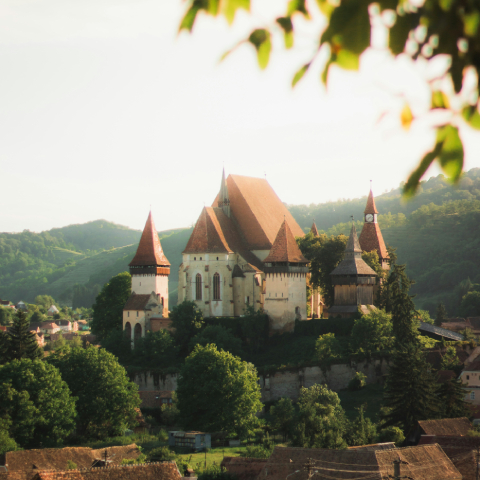
#> input picture image_assets/image1.jpg, 480 x 480 px, found by its file name
$ python '1. canny_edge_detection.py'
#> lines starting #> are read from the running program, lines starting #| are printed output that depends on the picture; after the words box and inside, x2 and y2 are one past the last pixel; in counts of white or black regions, pixels touching at a corner belong together
import cv2

image = cv2.imread('image_assets/image1.jpg')
#> image is the input picture: shape (480, 480, 3); mean B, G, R 124.3, 140.6, 142.5
image2 = cv2.imread('image_assets/image1.jpg', cv2.IMREAD_GRAYSCALE)
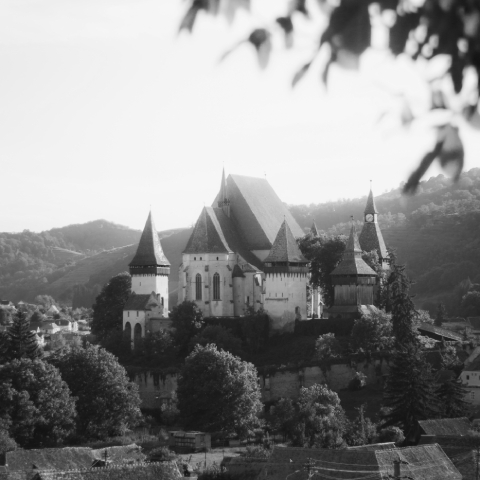
#> image2: shape (480, 480); min 18, max 249, mean 139.3

if image is not None:
  canny = cv2.Canny(image, 50, 150)
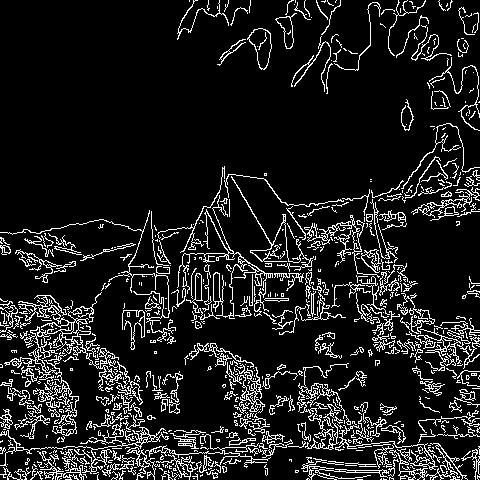
#> canny: shape (480, 480); 11.6% white in thin lines or dots

  cv2.imshow("Original Image", image)
  cv2.imshow("GrayScale Image", image2)
  cv2.imshow("Canny Image", canny)

  cv2.imwrite("image_assets/canny_edge_detection.jpg", canny)

  cv2.waitKey(0)
  cv2.destroyAllWindows()

else:
  print("Couldn't load image.")

$ run again, with image_assets/image2.jpg copied over image_assets/image1.jpg
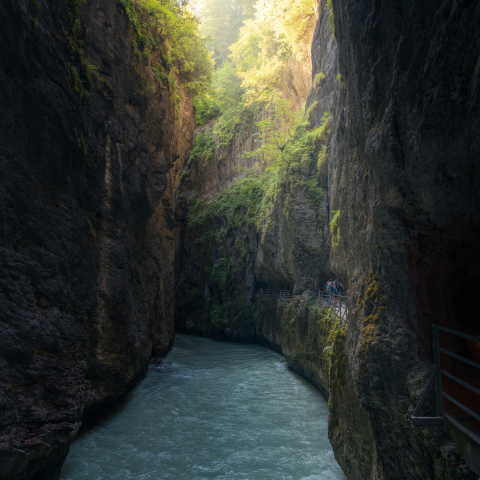
#> input picture image_assets/image2.jpg, 480 x 480 px, found by its file name
#> image is the input picture: shape (480, 480, 3); mean B, G, R 49.5, 55, 50.8
#> `image2 = cv2.imread('image_assets/image1.jpg', cv2.IMREAD_GRAYSCALE)`:
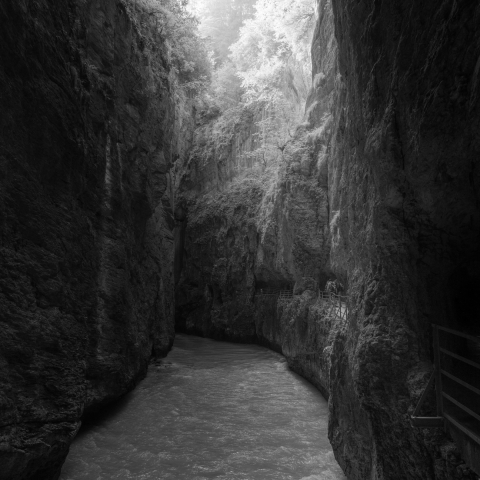
#> image2: shape (480, 480); min 0, max 254, mean 53.1
#> `canny = cv2.Canny(image, 50, 150)`:
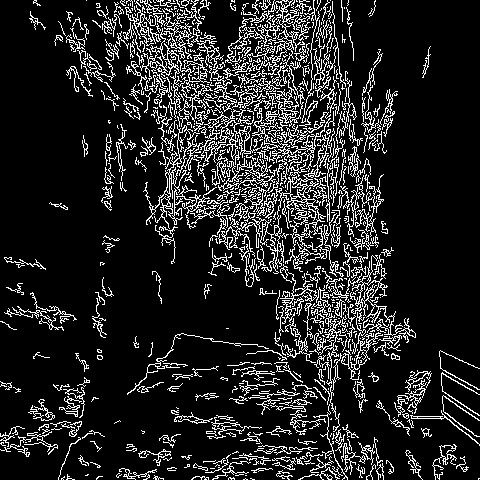
#> canny: shape (480, 480); 14.1% white in thin lines or dots

$ run again, with image_assets/image3.jpg copied over image_assets/image1.jpg
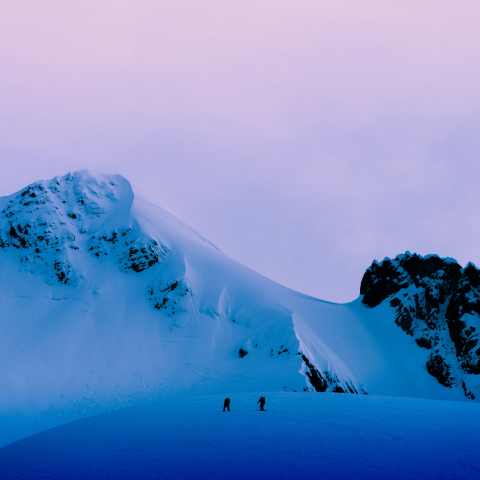
#> input picture image_assets/image3.jpg, 480 x 480 px, found by its file name
#> image is the input picture: shape (480, 480, 3); mean B, G, R 197.9, 143, 113.5
#> `image2 = cv2.imread('image_assets/image1.jpg', cv2.IMREAD_GRAYSCALE)`:
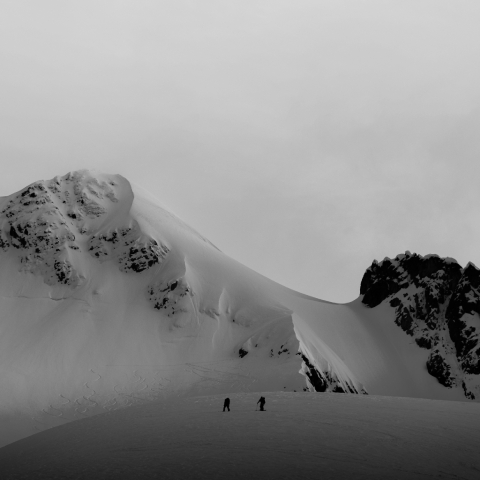
#> image2: shape (480, 480); min 0, max 214, mean 140.4
#> `canny = cv2.Canny(image, 50, 150)`:
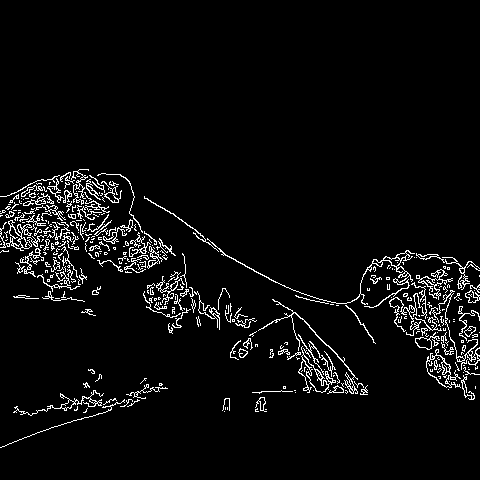
#> canny: shape (480, 480); 4.5% white in thin lines or dots, all inside (x1, y1, x2, y2) = (0, 169, 480, 448)

$ run again, with image_assets/image4.jpg copied over image_assets/image1.jpg
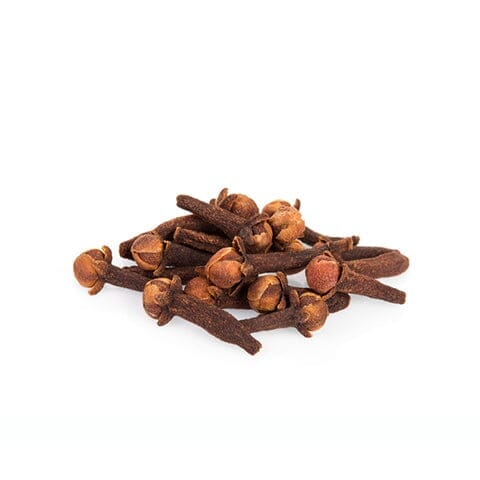
#> input picture image_assets/image4.jpg, 480 x 480 px, found by its file name
#> image is the input picture: shape (480, 480, 3); mean B, G, R 228.9, 231.5, 237.6
#> `image2 = cv2.imread('image_assets/image1.jpg', cv2.IMREAD_GRAYSCALE)`:
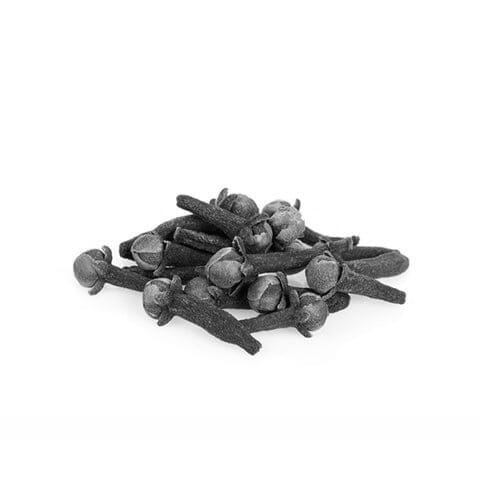
#> image2: shape (480, 480); min 0, max 255, mean 233
#> `canny = cv2.Canny(image, 50, 150)`:
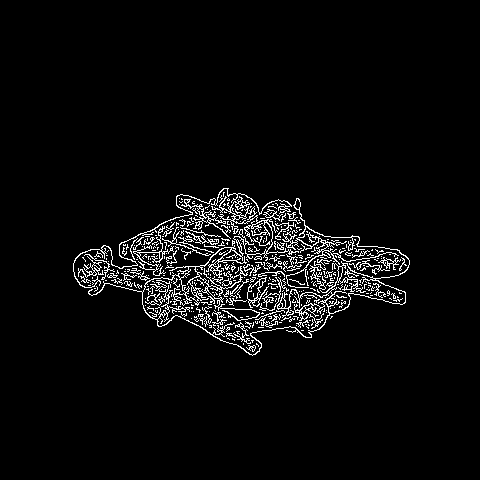
#> canny: shape (480, 480); 4.3% white in thin lines or dots, all inside (x1, y1, x2, y2) = (73, 188, 410, 356)
